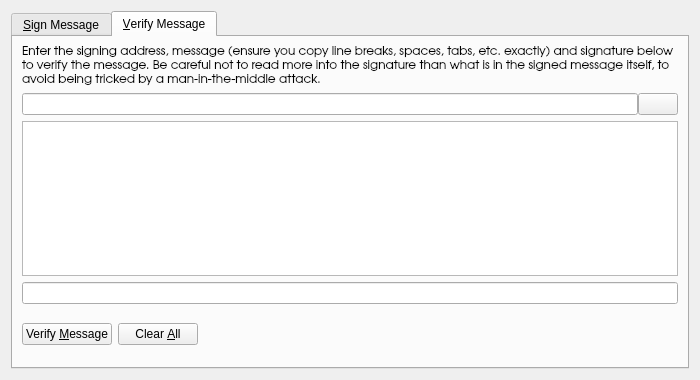
<?xml version="1.0" encoding="UTF-8"?>
<ui version="4.0">
 <class>SignVerifyMessageDialog</class>
 <widget class="QDialog" name="SignVerifyMessageDialog">
  <property name="geometry">
   <rect>
    <x>0</x>
    <y>0</y>
    <width>700</width>
    <height>380</height>
   </rect>
  </property>
  <property name="windowTitle">
   <string>Signatures - Sign / Verify a Message</string>
  </property>
  <property name="modal">
   <bool>true</bool>
  </property>
  <layout class="QVBoxLayout" name="verticalLayout">
   <item>
    <widget class="QTabWidget" name="tabWidget">
     <property name="currentIndex">
      <number>1</number>
     </property>
     <widget class="QWidget" name="tabSignMessage">
      <attribute name="title">
       <string>&amp;Sign Message</string>
      </attribute>
      <layout class="QVBoxLayout" name="verticalLayout_SM">
       <item>
        <widget class="QLabel" name="infoLabel_SM">
         <property name="font">
          <font>
           <family>URW Gothic L</family>
           <weight>50</weight>
           <bold>false</bold>
          </font>
         </property>
         <property name="text">
          <string>You can sign messages with your addresses to prove you own them. Be careful not to sign anything vague, as phishing attacks may try to trick you into signing your identity over to them. Only sign fully-detailed statements you agree to.</string>
         </property>
         <property name="textFormat">
          <enum>Qt::PlainText</enum>
         </property>
         <property name="wordWrap">
          <bool>true</bool>
         </property>
        </widget>
       </item>
       <item>
        <layout class="QHBoxLayout" name="horizontalLayout_1_SM">
         <property name="spacing">
          <number>0</number>
         </property>
         <item>
          <widget class="QValidatedLineEdit" name="addressIn_SM">
           <property name="toolTip">
            <string>The address to sign the message with (e.g. Ler4HNAEfwYhBmGXcFP2Po1NpRUEiK8km2)</string>
           </property>
           <property name="maxLength">
            <number>34</number>
           </property>
          </widget>
         </item>
         <item>
          <widget class="QPushButton" name="addressBookButton_SM">
           <property name="toolTip">
            <string>Choose an address from the address book</string>
           </property>
           <property name="text">
            <string/>
           </property>
           <property name="icon">
            <iconset resource="../catscoin.qrc">
             <normaloff>:/icons/address-book</normaloff>:/icons/address-book</iconset>
           </property>
           <property name="shortcut">
            <string>Alt+A</string>
           </property>
           <property name="autoDefault">
            <bool>false</bool>
           </property>
          </widget>
         </item>
         <item>
          <widget class="QPushButton" name="pasteButton_SM">
           <property name="toolTip">
            <string>Paste address from clipboard</string>
           </property>
           <property name="text">
            <string/>
           </property>
           <property name="icon">
            <iconset resource="../catscoin.qrc">
             <normaloff>:/icons/editpaste</normaloff>:/icons/editpaste</iconset>
           </property>
           <property name="shortcut">
            <string>Alt+P</string>
           </property>
           <property name="autoDefault">
            <bool>false</bool>
           </property>
          </widget>
         </item>
        </layout>
       </item>
       <item>
        <widget class="QPlainTextEdit" name="messageIn_SM">
         <property name="toolTip">
          <string>Enter the message you want to sign here</string>
         </property>
        </widget>
       </item>
       <item>
        <widget class="QLabel" name="signatureLabel_SM">
         <property name="text">
          <string>Signature</string>
         </property>
         <property name="textFormat">
          <enum>Qt::PlainText</enum>
         </property>
        </widget>
       </item>
       <item>
        <layout class="QHBoxLayout" name="horizontalLayout_2_SM">
         <property name="spacing">
          <number>0</number>
         </property>
         <item>
          <widget class="QLineEdit" name="signatureOut_SM">
           <property name="font">
            <font>
             <italic>true</italic>
            </font>
           </property>
           <property name="readOnly">
            <bool>true</bool>
           </property>
          </widget>
         </item>
         <item>
          <widget class="QPushButton" name="copySignatureButton_SM">
           <property name="toolTip">
            <string>Copy the current signature to the system clipboard</string>
           </property>
           <property name="text">
            <string/>
           </property>
           <property name="icon">
            <iconset resource="../catscoin.qrc">
             <normaloff>:/icons/editcopy</normaloff>:/icons/editcopy</iconset>
           </property>
           <property name="autoDefault">
            <bool>false</bool>
           </property>
          </widget>
         </item>
        </layout>
       </item>
       <item>
        <layout class="QHBoxLayout" name="horizontalLayout_3_SM">
         <item>
          <widget class="QPushButton" name="signMessageButton_SM">
           <property name="toolTip">
            <string>Sign the message to prove you own this Cats address</string>
           </property>
           <property name="text">
            <string>Sign &amp;Message</string>
           </property>
           <property name="icon">
            <iconset resource="../catscoin.qrc">
             <normaloff>:/icons/edit</normaloff>:/icons/edit</iconset>
           </property>
           <property name="autoDefault">
            <bool>false</bool>
           </property>
          </widget>
         </item>
         <item>
          <widget class="QPushButton" name="clearButton_SM">
           <property name="toolTip">
            <string>Reset all sign message fields</string>
           </property>
           <property name="text">
            <string>Clear &amp;All</string>
           </property>
           <property name="icon">
            <iconset resource="../catscoin.qrc">
             <normaloff>:/icons/remove</normaloff>:/icons/remove</iconset>
           </property>
           <property name="autoDefault">
            <bool>false</bool>
           </property>
          </widget>
         </item>
         <item>
          <spacer name="horizontalSpacer_1_SM">
           <property name="orientation">
            <enum>Qt::Horizontal</enum>
           </property>
           <property name="sizeHint" stdset="0">
            <size>
             <width>40</width>
             <height>48</height>
            </size>
           </property>
          </spacer>
         </item>
         <item>
          <widget class="QLabel" name="statusLabel_SM">
           <property name="font">
            <font>
             <weight>75</weight>
             <bold>true</bold>
            </font>
           </property>
           <property name="text">
            <string/>
           </property>
           <property name="wordWrap">
            <bool>true</bool>
           </property>
          </widget>
         </item>
         <item>
          <spacer name="horizontalSpacer_2_SM">
           <property name="orientation">
            <enum>Qt::Horizontal</enum>
           </property>
           <property name="sizeHint" stdset="0">
            <size>
             <width>40</width>
             <height>48</height>
            </size>
           </property>
          </spacer>
         </item>
        </layout>
       </item>
      </layout>
     </widget>
     <widget class="QWidget" name="tabVerifyMessage">
      <attribute name="title">
       <string>&amp;Verify Message</string>
      </attribute>
      <layout class="QVBoxLayout" name="verticalLayout_VM">
       <item>
        <widget class="QLabel" name="infoLabel_VM">
         <property name="font">
          <font>
           <family>URW Gothic L</family>
           <weight>50</weight>
           <bold>false</bold>
          </font>
         </property>
         <property name="text">
          <string>Enter the signing address, message (ensure you copy line breaks, spaces, tabs, etc. exactly) and signature below to verify the message. Be careful not to read more into the signature than what is in the signed message itself, to avoid being tricked by a man-in-the-middle attack.</string>
         </property>
         <property name="textFormat">
          <enum>Qt::PlainText</enum>
         </property>
         <property name="alignment">
          <set>Qt::AlignLeading|Qt::AlignLeft|Qt::AlignTop</set>
         </property>
         <property name="wordWrap">
          <bool>true</bool>
         </property>
        </widget>
       </item>
       <item>
        <layout class="QHBoxLayout" name="horizontalLayout_1_VM">
         <property name="spacing">
          <number>0</number>
         </property>
         <item>
          <widget class="QValidatedLineEdit" name="addressIn_VM">
           <property name="toolTip">
            <string>The address the message was signed with (e.g. Ler4HNAEfwYhBmGXcFP2Po1NpRUEiK8km2)</string>
           </property>
           <property name="maxLength">
            <number>34</number>
           </property>
          </widget>
         </item>
         <item>
          <widget class="QPushButton" name="addressBookButton_VM">
           <property name="toolTip">
            <string>Choose an address from the address book</string>
           </property>
           <property name="text">
            <string/>
           </property>
           <property name="icon">
            <iconset resource="../catscoin.qrc">
             <normaloff>:/icons/address-book</normaloff>:/icons/address-book</iconset>
           </property>
           <property name="shortcut">
            <string>Alt+A</string>
           </property>
           <property name="autoDefault">
            <bool>false</bool>
           </property>
          </widget>
         </item>
        </layout>
       </item>
       <item>
        <widget class="QPlainTextEdit" name="messageIn_VM"/>
       </item>
       <item>
        <widget class="QValidatedLineEdit" name="signatureIn_VM"/>
       </item>
       <item>
        <layout class="QHBoxLayout" name="horizontalLayout_2_VM">
         <item>
          <widget class="QPushButton" name="verifyMessageButton_VM">
           <property name="toolTip">
            <string>Verify the message to ensure it was signed with the specified Cats address</string>
           </property>
           <property name="text">
            <string>Verify &amp;Message</string>
           </property>
           <property name="icon">
            <iconset resource="../catscoin.qrc">
             <normaloff>:/icons/transaction_0</normaloff>:/icons/transaction_0</iconset>
           </property>
           <property name="autoDefault">
            <bool>false</bool>
           </property>
          </widget>
         </item>
         <item>
          <widget class="QPushButton" name="clearButton_VM">
           <property name="toolTip">
            <string>Reset all verify message fields</string>
           </property>
           <property name="text">
            <string>Clear &amp;All</string>
           </property>
           <property name="icon">
            <iconset resource="../catscoin.qrc">
             <normaloff>:/icons/remove</normaloff>:/icons/remove</iconset>
           </property>
           <property name="autoDefault">
            <bool>false</bool>
           </property>
          </widget>
         </item>
         <item>
          <spacer name="horizontalSpacer_1_VM">
           <property name="orientation">
            <enum>Qt::Horizontal</enum>
           </property>
           <property name="sizeHint" stdset="0">
            <size>
             <width>40</width>
             <height>48</height>
            </size>
           </property>
          </spacer>
         </item>
         <item>
          <widget class="QLabel" name="statusLabel_VM">
           <property name="font">
            <font>
             <weight>75</weight>
             <bold>true</bold>
            </font>
           </property>
           <property name="text">
            <string/>
           </property>
           <property name="wordWrap">
            <bool>true</bool>
           </property>
          </widget>
         </item>
         <item>
          <spacer name="horizontalSpacer_2_VM">
           <property name="orientation">
            <enum>Qt::Horizontal</enum>
           </property>
           <property name="sizeHint" stdset="0">
            <size>
             <width>40</width>
             <height>48</height>
            </size>
           </property>
          </spacer>
         </item>
        </layout>
       </item>
      </layout>
     </widget>
    </widget>
   </item>
  </layout>
 </widget>
 <customwidgets>
  <customwidget>
   <class>QValidatedLineEdit</class>
   <extends>QLineEdit</extends>
   <header>qvalidatedlineedit.h</header>
  </customwidget>
 </customwidgets>
 <resources>
  <include location="../catscoin.qrc"/>
 </resources>
 <connections/>
</ui>
